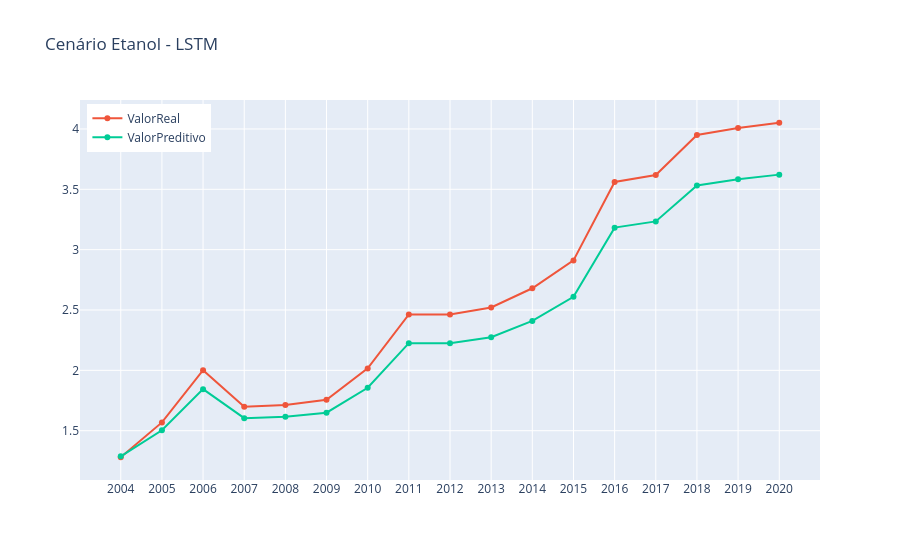

Notebook code cell kept with this figure:
### Code cell
interactive_plot(df_predicao_LSTM, "Cenário Etanol - LSTM")

### Figure 1 — Plotly figure (JSON) as saved in the notebook; plotly's stock layout.template omitted (floating-point values rounded to 4 significant figures)
{"data": [{"hovertemplate": "<extra></extra>", "legendgroup": "", "line": {"color": "#636efa", "dash": "solid"}, "marker": {"symbol": "circle"}, "mode": "lines", "name": "", "orientation": "v", "showlegend": false, "type": "scatter", "xaxis": "x", "yaxis": "y"}, {"name": "ValorReal", "type": "scatter", "x": ["2004", "2005", "2006", "2007", "2008", "2009", "2010", "2011", "2012", "2013", "2014", "2015", "2016", "2017", "2018", "2019", "2020"], "y": [1.28, 1.569, 2.002, 1.699, 1.713, 1.756, 2.016, 2.464, 2.464, 2.521, 2.68, 2.911, 3.561, 3.618, 3.95, 4.008, 4.051]}, {"name": "ValorPreditivo", "type": "scatter", "x": ["2004", "2005", "2006", "2007", "2008", "2009", "2010", "2011", "2012", "2013", "2014", "2015", "2016", "2017", "2018", "2019", "2020"], "y": [1.287, 1.504, 1.844, 1.604, 1.615, 1.649, 1.856, 2.225, 2.225, 2.274, 2.41, 2.609, 3.182, 3.234, 3.531, 3.583, 3.622]}], "layout": {"legend": {"tracegroupgap": 0, "x": 0.01, "xanchor": "left", "y": 0.99, "yanchor": "top"}, "title": {"text": "Cenário Etanol - LSTM"}, "xaxis": {"anchor": "y", "domain": [0, 1]}, "yaxis": {"anchor": "x", "domain": [0, 1]}}}
